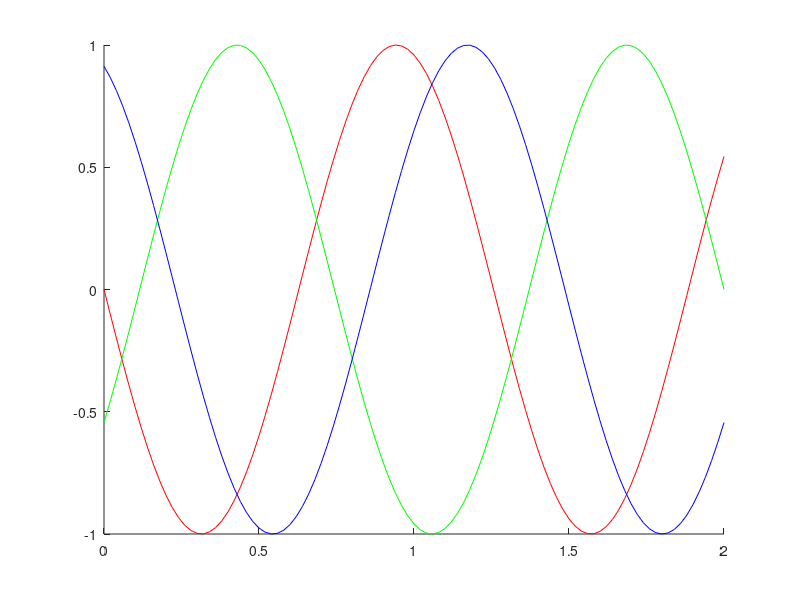

Reproduce this figure in MATLAB.
function clase7
A=1;
k=2;
w=5;
xi=0; dx=(10/50); xf=10;
x=xi:dx:xf;
ti=0; dt=(2/100); tf=2;
t=ti:dt:tf;
Y=zeros(51,101);

for i=1:length(x)
  for j=1:length(t)
    Y(i,j)=A*sin(k*x(i)-w*t(j));
  endfor
endfor

#Punto 3
I3=TC(Y(6,51:101),dt);
disp("");
disp("Punto3");
disp(I3);

#Punto 4
I1=TC(Y(11,:),dt);
I2=TC(Y(1:6,16),dx);
I4=I1+I2;
disp("");
disp("Punto4");
disp(I4);

#Punto 5
I5=zeros(10,1);
for i=1:length(x)
  I5(i)=TC(Y(i,:),dt);
endfor
disp("");
disp("Punto5");
disp(sum(I5));

#Punto 6
dy6=derivadaprimera(Y(31,:),dt);
disp("");
disp("Punto6");
disp(sum(dy6));

#Punto 7
dy7=derivadaprimera(Y(:,31),dx);
disp("");
disp("Punto7");
disp(sum(dy7));

#Punto 8
dy1=derivadaprimera(Y(11,:),dx);
I1=TC(dy1,dt);

dy2=derivadaprimera(Y(:,16),dx);
I2=TC(dy2,dx);

dy3=derivadaprimera(Y(:,16),dt);
I3=TC(dy3,dx);

I=I1+I2+I3;
disp("");
disp("Punth8");
disp(I);

#PLOT
Y1=Y(1,:);
Y2=Y(26,:);
Y3=Y(51,:);
hold on
plot(t,Y1,"r");
plot(t,Y2,"g");
plot(t,Y3,"b");
hold off

endfunction
#Integral
function I=TC(vec,dx)
  n=length(vec);
  m=ones(n,1);
  m(1)=0.5;
  m(n)=0.5;
  m=dx*m;
  I=0;
  for i=1:n
    I=I+m(i)*vec(i);
  endfor
endfunction
#Derivada Primera
function VD=derivadaprimera(vy,paso)
  m=length(vy);
  VD(1)=(-3/(2*paso))*vy(1)+(2/(paso))*vy(2)+(-1/(2*paso))*vy(3);
  for i=2:m-1
    VD(i)=(vy(i+1)-vy(i-1))/(2*paso);
  endfor
  VD(m)=(3/(2*paso))*vy(m)+(-2/(paso))*vy(m-1)+(1/(2*paso))*vy(m-2);
endfunction
